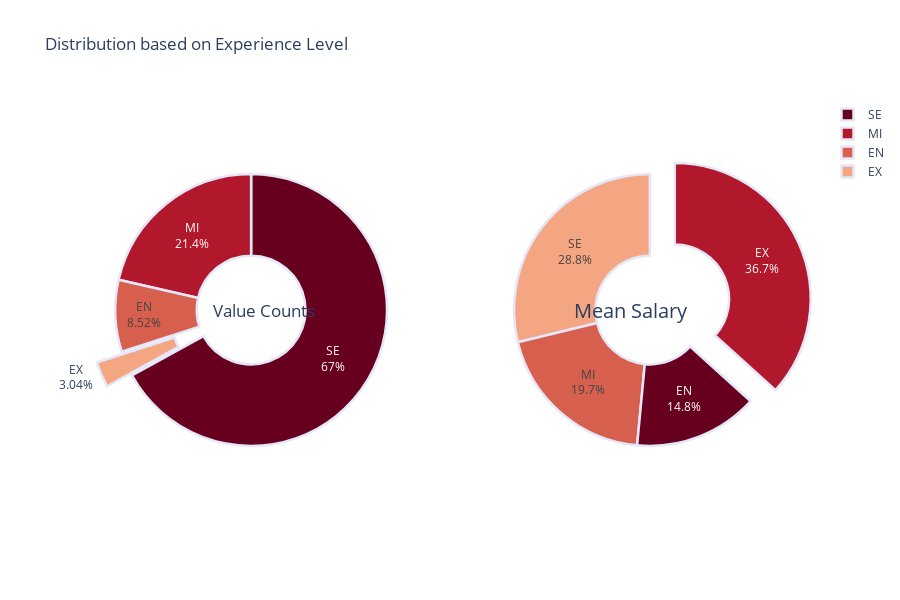
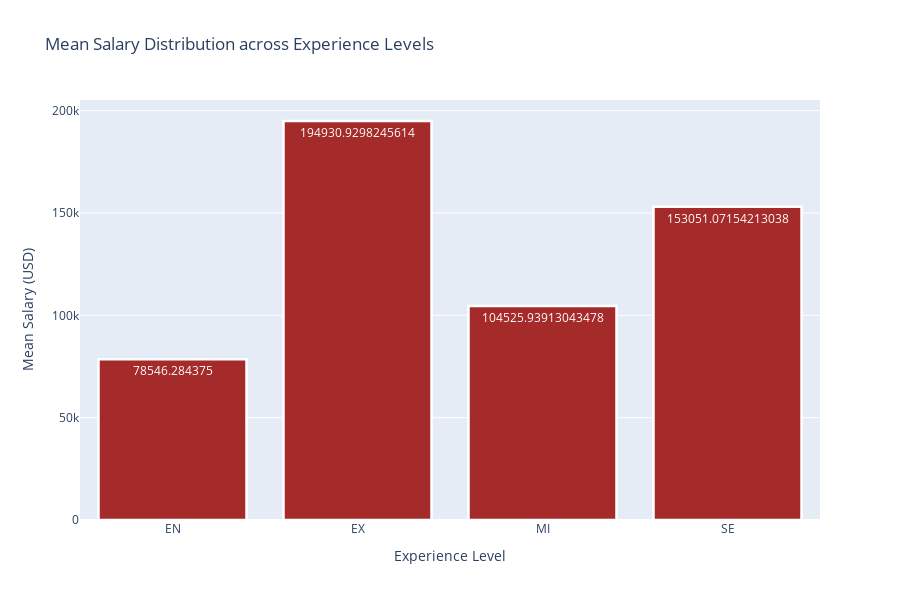

Source (notebook cell) for these figures, in order:
### Code cell
# Determine the mean salary based on Experience Level
count_values = df.experience_level.value_counts()
salary_values = df.groupby('experience_level').mean(
    numeric_only=True)['salary_in_usd']

# Create subplots
fig = make_subplots(rows=1, cols=2, specs=[
                    [{'type': 'domain'}, {'type': 'domain'}]])

# Count of Experience Level
count_trace = go.Pie(
    labels=count_values.index,
    values=count_values.values,
    pull=[0, 0, 0, 0.2],
    name="Value Counts"
)

# Salary based on Experience Level
salary_trace = go.Pie(
    labels=salary_values.index,
    values=salary_values.values,
    pull=[0, 0.2, 0, 0],
    name="Mean Salary"
)

# Add traces to the subplots
fig.add_trace(count_trace, row=1, col=1)
fig.add_trace(salary_trace, row=1, col=2)

# Update the traces
fig.update_traces(
    textinfo='label+percent',
    hole=0.4,
    marker=dict(
        colors=px.colors.sequential.RdBu,
        line_color='lavender',
        line_width=2.5
    )
)

# Update the figure layout
fig.update_layout(
    title_text="Distribution based on Experience Level",
    height=600,
    annotations=[
        dict(
            text="Value Counts",
            font_size=17,
            showarrow=False,
            x=0.17
        ),
        dict(
            text="Mean Salary",
            font_size=20,
            showarrow=False,
            x=0.83
        )
    ]
)

# Show the final figure
fig.show()

# Create a figure
fig = make_subplots()

# Add bar trace
bar_trace = go.Bar(
    x=salary_values.index,
    y=salary_values.values,
    name="Mean Salary (Bar)",
    text=salary_values.values,
    marker=dict(
        color='brown',
        line_color='white',
        line_width=2.5,
    )
)

# Add traces to the figure
fig.add_trace(bar_trace)

# Update Layout
fig.update_layout(
    title="Mean Salary Distribution across Experience Levels",
    xaxis_title="Experience Level",
    yaxis_title="Mean Salary (USD)",
    height=600
)

# Show final figure
fig.show()

### Figure 1 — Plotly figure (JSON) as saved in the notebook; plotly's stock layout.template omitted (floating-point values rounded to 4 significant figures)
{"data": [{"domain": {"x": [0, 0.45], "y": [0, 1]}, "hole": 0.4, "labels": ["SE", "MI", "EN", "EX"], "marker": {"colors": ["rgb(103,0,31)", "rgb(178,24,43)", "rgb(214,96,77)", "rgb(244,165,130)", "rgb(253,219,199)", "rgb(247,247,247)", "rgb(209,229,240)", "rgb(146,197,222)", "rgb(67,147,195)", "rgb(33,102,172)", "rgb(5,48,97)"], "line": {"color": "lavender", "width": 2.5}}, "name": "Value Counts", "pull": [0, 0, 0, 0.2], "textinfo": "label+percent", "type": "pie", "values": [2516, 805, 320, 114]}, {"domain": {"x": [0.55, 1], "y": [0, 1]}, "hole": 0.4, "labels": ["EN", "EX", "MI", "SE"], "marker": {"colors": ["rgb(103,0,31)", "rgb(178,24,43)", "rgb(214,96,77)", "rgb(244,165,130)", "rgb(253,219,199)", "rgb(247,247,247)", "rgb(209,229,240)", "rgb(146,197,222)", "rgb(67,147,195)", "rgb(33,102,172)", "rgb(5,48,97)"], "line": {"color": "lavender", "width": 2.5}}, "name": "Mean Salary", "pull": [0, 0.2, 0, 0], "textinfo": "label+percent", "type": "pie", "values": [78550.0, 194900.0, 104500.0, 153100.0]}], "layout": {"annotations": [{"font": {"size": 17}, "showarrow": false, "text": "Value Counts", "x": 0.17}, {"font": {"size": 20}, "showarrow": false, "text": "Mean Salary", "x": 0.83}], "height": 600, "title": {"text": "Distribution based on Experience Level"}}}

### Figure 2 — Plotly figure (JSON) as saved in the notebook; plotly's stock layout.template omitted (floating-point values rounded to 4 significant figures)
{"data": [{"marker": {"color": "brown", "line": {"color": "white", "width": 2.5}}, "name": "Mean Salary (Bar)", "text": [78550.0, 194900.0, 104500.0, 153100.0], "type": "bar", "x": ["EN", "EX", "MI", "SE"], "y": [78550.0, 194900.0, 104500.0, 153100.0]}], "layout": {"height": 600, "title": {"text": "Mean Salary Distribution across Experience Levels"}, "xaxis": {"anchor": "y", "domain": [0, 1], "title": {"text": "Experience Level"}}, "yaxis": {"anchor": "x", "domain": [0, 1], "title": {"text": "Mean Salary (USD)"}}}}
